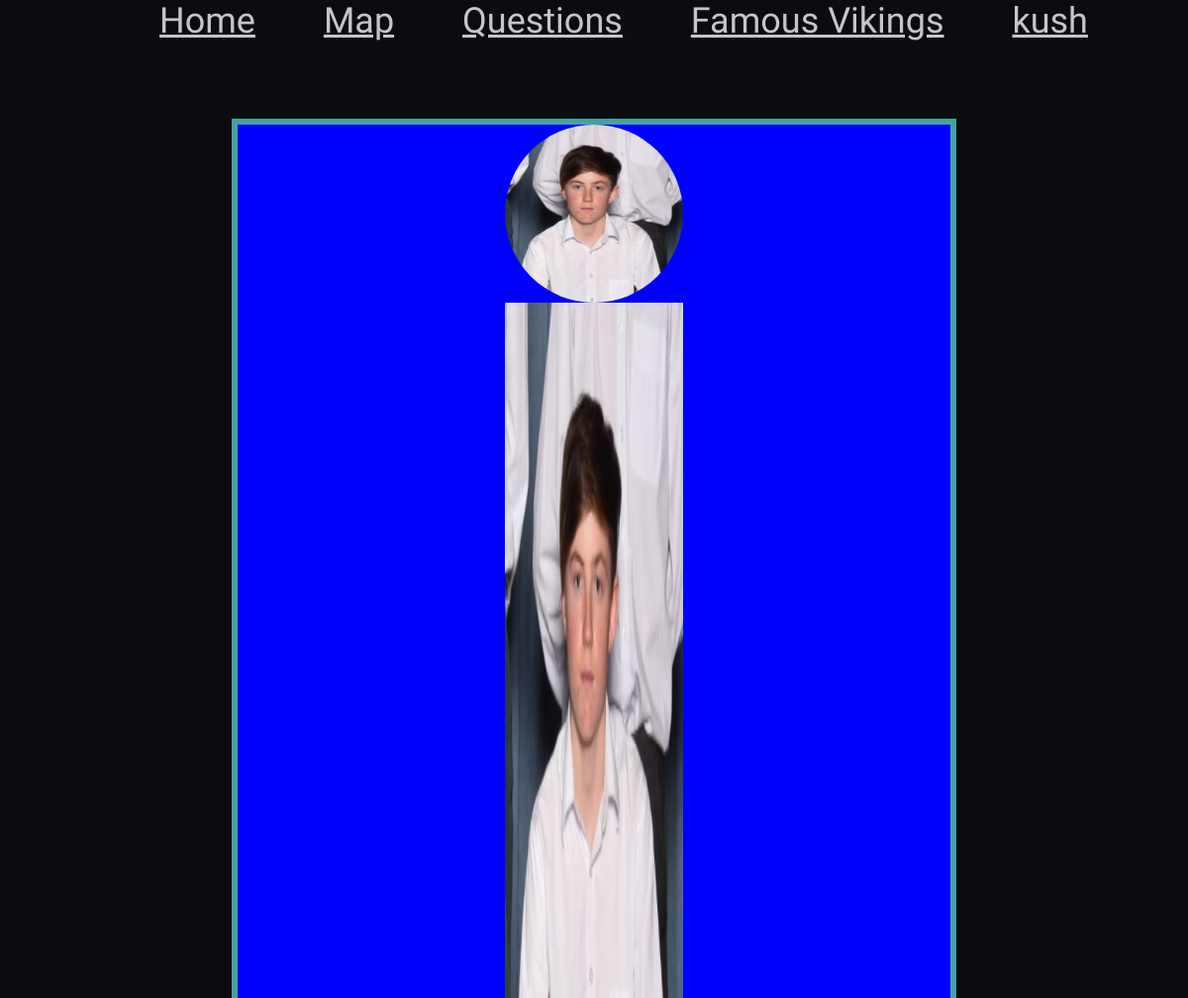
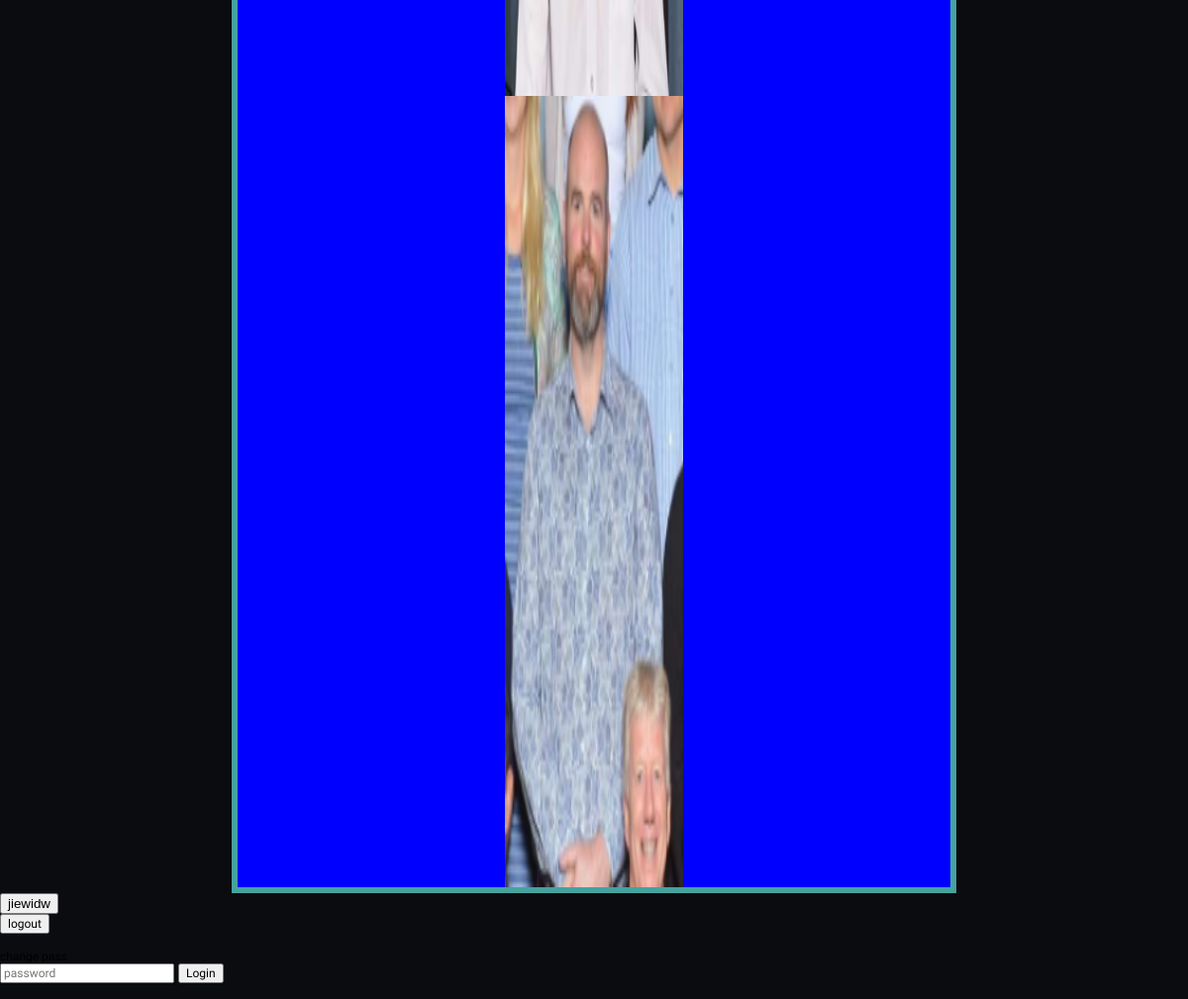
/user (signed in), run on the app's committed database (2 pictures, top to bottom).
### models.py (models this page shows)
class User(db.Model):
    __tablename__ = "User"
    id = db.Column(db.Integer, primary_key=True, autoincrement=True)
    name = db.Column(db.String(225), unique=True)
    salt = db.Column(db.String(225))
    key = db.Column(db.String(225))
    coin = db.Column(db.Integer, default = 0)
    img = db.Column(db.Integer, db.ForeignKey('Image.id'), default = 1)
    email = db.Column(db.String())
    image = db.relationship('Image', back_populates="user")

class Image(db.Model):
    __tablename__ = "Image"
    id = db.Column(db.Integer, primary_key=True, autoincrement=True)
    name = db.Column(db.String(), unique=True)
    user = db.relationship('User', back_populates="image")

### main.py (the view, shortened to what this page needs)
@app.route('/user', methods=['POST', 'GET'] )
def user():
    if session.get('name') == None:
        return redirect(url_for("login_post"))
    current_user = session.get('name')
    if request.method == 'POST' and "logout" in request.form:
        session['name'] = None
        return redirect(url_for("home"))
    user = models.User.query.filter_by(name = session['name']).first()
    image = user.image.name
    print(image)
    allimage =  models.Image.query.all()
    return render_template('user.html', page_title="user", user = current_user, image = image, stats = user, allimage = allimage)

### templates/user.html (shortened to what this page needs)
{% extends 'layout.html' %}
{% block content %}
<div class = "user_wrapper">
  <div class = "profile_wrapper">
    <div class = "img_user" id = "toggle">
      <div class = "profile_pic">
        <img src="/static/image/{{image}}">
      </div>
    </div>
    <div class = pfp_options>
      {% for images in allimage %}
      <div class = "profile_pic_option">
        <img src="/static/image/{{images.name}}">
      </div>
      {% endfor %}
    </div>
  </div>
    <button onclick="toggle()"> jiewidw</button>
    <form method="POST">
      <input type="submit" formmethod = post value="logout" name = "logout">
    </form>
  <div class = "pass_change">
    <p> change pass </p>
    <form method="POST">
      <input name="pass_change"  type="password" required = "required" placeholder="password">
      <input type="submit" formmethod = post value="Login" id = "submit">
    </form>
  </div>
</div>
{% endblock %}

### templates/nav.html
{% if user == None %}
<div class = "nav">
    <a href="/">Home</a>
    <a href="/map">Map</a>
    <a href="/question">Questions</a>
    <a href="/famous">Famous Vikings</a>
    <a href="/login">Login</a>
</div>
{% else %}
<div class = "nav">
    <a href="/">Home</a>
    <a href="/map">Map</a>
    <a href="/question">Questions</a>
    <a href="/famous">Famous Vikings</a>
    <a href="/user">{{user}}</a>
</div>
{% endif %}

### static/css/style.css (style rules this page uses)
:root { --clr-primary: #0B0C10; --clr-neutral: #C5C6C7; --clr-neutral-100: #45A29E; --clr-neutral-200: #66FCF1; --font-family: 'Squada One', cursive; }
body, h1, h2, p { margin: 0; }
p, input { font-family: var(--font-family); font-size: 1vw; }
#overall { background-color: var(--clr-primary); }
.nav { background-color: var(--clr-primary); width:100%; height:7.5%; text-align: center; font-size: 3vw; font-family: var(--font-family); }
.nav a { color: var(--clr-neutral); margin-left:5%; }
.user_wrapper { height:auto; width:auto; }
.profile_wrapper { background-color: blue; height: flex; width:60%; text-align: center; border: 0.5vw solid var(--clr-neutral-100); margin: auto; margin-top: 5%; }
.img_user img { border-radius: 0.5vw; width:15vw; height:15vw; left:50%; text-align: center; margin:auto; }
.profile_pic img { border-radius: 50%; }
.profile_pic_option img { width:25%; height:100%; }

### data on the page
User: name "kush"
Image: name (picture)
Image: name (picture)
